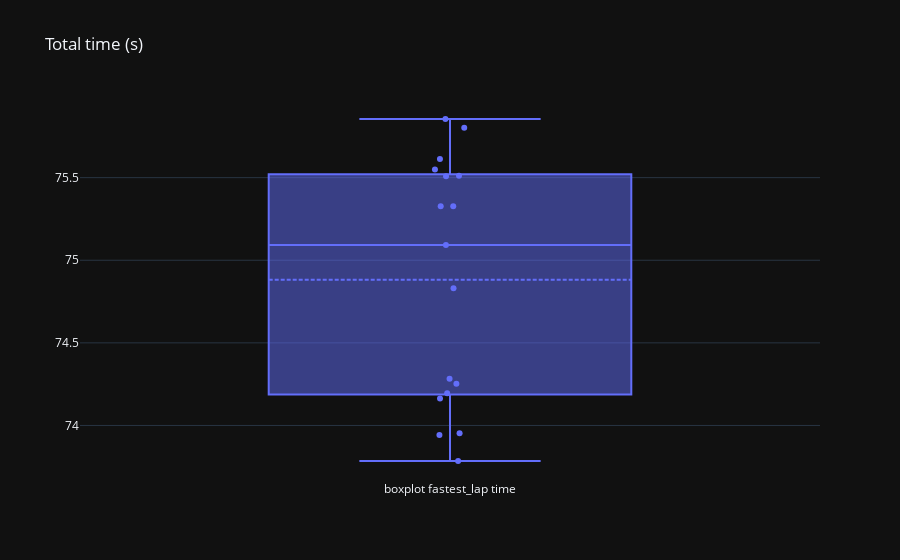

Notebook cell for this chart:
### Markdown cell above
## General Part
Here we display the general data and the stats

### Code cell
fig = go.Figure(layout=go.Layout(title="Total time (s)", template="plotly_dark"))
fig.add_trace(go.Box(y=df["best_lap"], name="boxplot fastest_lap time", boxpoints="all", jitter=0.1, pointpos=0, boxmean=True, text=df["pilot"]))

### Figure 1 — Plotly figure (JSON) as saved in the notebook; plotly's stock layout.template omitted (floating-point values rounded to 4 significant figures)
{"data": [{"boxmean": true, "boxpoints": "all", "jitter": 0.1, "name": "boxplot fastest_lap time", "pointpos": 0, "text": ["ham", "rus", "ver", "per", "lec", "sai", "gas", "tsu", "ric", "nor", "oco", "alo", "vet", "str", "lat", "alb", "bot", "zho", "mag", "sch"], "type": "box", "y": [73.94, 73.78, 74.19, 74.28, 74.25, 73.95, 75.33, 75.51, null, 75.86, 75.09, 74.16, 75.55, 74.83, 75.33, 75.61, 75.51, 75.8, null, null]}], "layout": {"title": {"text": "Total time (s)"}}}
